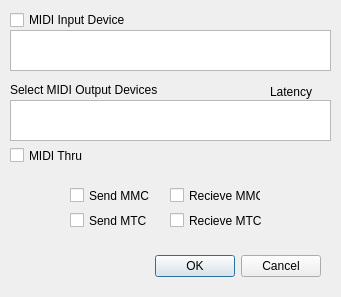
<?xml version="1.0" encoding="UTF-8"?>
<ui version="4.0">
 <class>Dialog</class>
 <widget class="QDialog" name="Dialog">
  <property name="geometry">
   <rect>
    <x>0</x>
    <y>0</y>
    <width>341</width>
    <height>297</height>
   </rect>
  </property>
  <property name="windowTitle">
   <string>Settings</string>
  </property>
  <widget class="QDialogButtonBox" name="buttonBox">
   <property name="geometry">
    <rect>
     <x>40</x>
     <y>250</y>
     <width>281</width>
     <height>32</height>
    </rect>
   </property>
   <property name="orientation">
    <enum>Qt::Horizontal</enum>
   </property>
   <property name="standardButtons">
    <set>QDialogButtonBox::Cancel|QDialogButtonBox::Ok</set>
   </property>
  </widget>
  <widget class="QCheckBox" name="checkBox">
   <property name="geometry">
    <rect>
     <x>70</x>
     <y>180</y>
     <width>81</width>
     <height>31</height>
    </rect>
   </property>
   <property name="text">
    <string>Send MMC</string>
   </property>
  </widget>
  <widget class="QListWidget" name="listWidget">
   <property name="geometry">
    <rect>
     <x>10</x>
     <y>30</y>
     <width>321</width>
     <height>41</height>
    </rect>
   </property>
  </widget>
  <widget class="QLabel" name="label_2">
   <property name="geometry">
    <rect>
     <x>10</x>
     <y>79</y>
     <width>161</width>
     <height>21</height>
    </rect>
   </property>
   <property name="text">
    <string>Select MIDI Output Devices</string>
   </property>
  </widget>
  <widget class="QListWidget" name="listWidget_2">
   <property name="geometry">
    <rect>
     <x>10</x>
     <y>100</y>
     <width>321</width>
     <height>41</height>
    </rect>
   </property>
  </widget>
  <widget class="QCheckBox" name="checkBox_2">
   <property name="geometry">
    <rect>
     <x>70</x>
     <y>210</y>
     <width>91</width>
     <height>21</height>
    </rect>
   </property>
   <property name="text">
    <string>Send MTC</string>
   </property>
  </widget>
  <widget class="QLabel" name="label_3">
   <property name="geometry">
    <rect>
     <x>270</x>
     <y>76</y>
     <width>61</width>
     <height>31</height>
    </rect>
   </property>
   <property name="text">
    <string>Latency</string>
   </property>
  </widget>
  <widget class="QCheckBox" name="checkBox_3">
   <property name="geometry">
    <rect>
     <x>10</x>
     <y>140</y>
     <width>81</width>
     <height>31</height>
    </rect>
   </property>
   <property name="text">
    <string>MIDI Thru</string>
   </property>
  </widget>
  <widget class="QCheckBox" name="checkBox_4">
   <property name="geometry">
    <rect>
     <x>170</x>
     <y>180</y>
     <width>91</width>
     <height>31</height>
    </rect>
   </property>
   <property name="text">
    <string>Recieve MMC</string>
   </property>
  </widget>
  <widget class="QCheckBox" name="checkBox_5">
   <property name="geometry">
    <rect>
     <x>170</x>
     <y>210</y>
     <width>111</width>
     <height>21</height>
    </rect>
   </property>
   <property name="text">
    <string>Recieve MTC</string>
   </property>
  </widget>
  <widget class="QCheckBox" name="checkBox_6">
   <property name="geometry">
    <rect>
     <x>10</x>
     <y>10</y>
     <width>141</width>
     <height>20</height>
    </rect>
   </property>
   <property name="text">
    <string>MIDI Input Device</string>
   </property>
  </widget>
 </widget>
 <resources/>
 <connections>
  <connection>
   <sender>buttonBox</sender>
   <signal>accepted()</signal>
   <receiver>Dialog</receiver>
   <slot>accept()</slot>
   <hints>
    <hint type="sourcelabel">
     <x>248</x>
     <y>254</y>
    </hint>
    <hint type="destinationlabel">
     <x>157</x>
     <y>274</y>
    </hint>
   </hints>
  </connection>
  <connection>
   <sender>buttonBox</sender>
   <signal>rejected()</signal>
   <receiver>Dialog</receiver>
   <slot>reject()</slot>
   <hints>
    <hint type="sourcelabel">
     <x>316</x>
     <y>260</y>
    </hint>
    <hint type="destinationlabel">
     <x>286</x>
     <y>274</y>
    </hint>
   </hints>
  </connection>
 </connections>
</ui>
